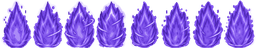
#> input picture assets/items/aura_dark.png, 256 x 48 px, shrunk from 1280 x 242 before the run, given in place of wings_crystal.png, which was not available
$ python crystal_wings_colors.py
#> lines starting #> are read from the running program, lines starting #| are printed output that depends on the picture
# Red / Green / White / Black Crystal Wings (owner, Nov 7 2026 build r; build s: "too bright, the shading / detail
# doesn't show like on the blue ones"): the blue Crystal Wings recoloured, folded strip (wings_crystal.png, 8 frames)
# and spread picture (wings_crystal_open.png, from wings_open_cut.py).
# Build s method: the HUE is turned (each pixel keeps its own offset from the blue, so the cyan highlights and deep
# shadows stay different colours), then the pixel is scaled so its LUMINANCE equals the blue pixel's (times `k`):
# every shadow, highlight and outline keeps exactly its brightness. White / black are greys (lightly tinted) built
# from that luminance. Writes wings_crystal_<colour>[_open].png. Run from the repo root.
import colorsys
from PIL import Image

BLUE = 0.6  # the blue art's main hue
luma = lambda r, g, b: 0.299 * r + 0.587 * g + 0.114 * b


def to_luma(rgb, Y):
    """scale rgb so its luminance is Y; if a channel would pass 1, mix towards white instead"""
    y0 = luma(*rgb)
    if y0 <= 1e-6:
        return (Y, Y, Y)
    r, g, b = (c * Y / y0 for c in rgb)
    m = max(r, g, b)
    if m > 1:  # keep the luminance, lose some saturation
        t = (m - 1) / max(1e-6, m - Y)
        r, g, b = (c + (Y - c) * t for c in (r, g, b))
    return tuple(max(0, min(1, c)) for c in (r, g, b))


def hue_turn(target, k=1.0, sat=1.0):
    def f(rgb):
        Y = luma(*rgb) * k
        h, s, v = colorsys.rgb_to_hsv(*rgb)
        return to_luma(colorsys.hsv_to_rgb((h - BLUE + target) % 1, min(1, s * sat), v), Y)
    return f


def grey(lift, k, tint):
    def f(rgb):
        Y = min(1, lift + luma(*rgb) * k)
        return tuple(max(0, min(1, Y * t)) for t in tint)
    return f


COLOURS = {
    'red': hue_turn(0.995, 1.0, 1.0),
    'green': hue_turn(0.36, 1.0, 0.95),
    'white': grey(0.24, 0.9, (0.96, 0.98, 1.04)),
    'black': hue_turn(0.76, 0.5, 0.55),
}
for src in ('wings_crystal', 'wings_crystal_open'):
    im = Image.open(f'www/assets/items/{src}.png').convert('RGBA')
#> im is the input picture: PIL image 256x48 RGBA; mean R, G, B, A 98.8, 67.7, 175.2, 158.4
    for name, fn in COLOURS.items():
        out = im.copy()
        px = out.load()
        for y in range(out.height):
            for x in range(out.width):
                r, g, b, a = px[x, y]
                if not a:
                    continue
                r2, g2, b2 = fn((r / 255, g / 255, b / 255))
                px[x, y] = (round(r2 * 255), round(g2 * 255), round(b2 * 255), a)
        dst = src.replace('wings_crystal', 'wings_crystal_' + name)
        out.save(f'www/assets/items/{dst}.png')
        print(dst, out.size)
#> this loop made 4 passes
#> pass 1, `out.save(f'www/assets/items/{dst}.png')`:
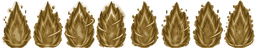
#> saved as wings_crystal_red.png: PIL image 256x48 RGBA; mean R, G, B, A 109.2, 87.6, 45.5, 158.4; transparent parts drawn white
#> pass 2, `out.save(f'www/assets/items/{dst}.png')`:
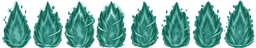
#> saved as wings_crystal_green.png: PIL image 256x48 RGBA; mean R, G, B, A 48.4, 108.1, 99.6, 158.4; transparent parts drawn white
#> after the loop:
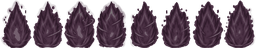
#> out: PIL image 256x48 RGBA; mean R, G, B, A 55.6, 37.8, 51.1, 158.4; transparent parts drawn white
#> pass 2 of the loop `for src in ('wings_crystal', 'wings_crystal_open'):`:
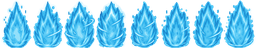
#> input picture assets/items/aura_diamond.png, 256 x 48 px, shrunk from 1280 x 242 before the run, given in place of wings_crystal_open.png, which was not available
#> im is the input picture: PIL image 256x48 RGBA; mean R, G, B, A 65.4, 148.3, 183.5, 158.4
#> the loop `for name, fn in COLOURS.items():` made 4 passes
#> pass 1, `out.save(f'www/assets/items/{dst}.png')`:
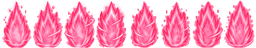
#> saved as wings_crystal_red_open.png: PIL image 256x48 RGBA; mean R, G, B, A 194.6, 93.5, 126.5, 158.4; transparent parts drawn white
#> after the loop `for name, fn in COLOURS.items():`:
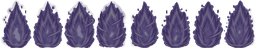
#> out: PIL image 256x48 RGBA; mean R, G, B, A 65.7, 57.9, 89.1, 158.4; transparent parts drawn white
